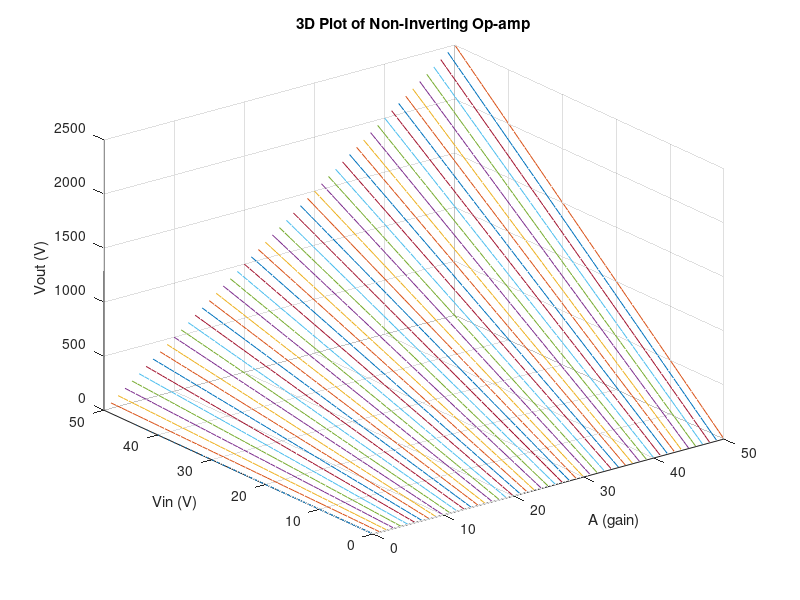

The MATLAB script that drew this image:
% A 3D graph for non-inverting Op-amp
A=0:1:50; %1+R_2/R_1
Vin=0:1:50;
[A_grid, Vin_grid] = meshgrid(A, Vin);
Vout = A_grid .* Vin_grid;
plot3(A_grid, Vin_grid, Vout);
xlabel('A (gain)');
ylabel('Vin (V)');
zlabel('Vout (V)');
title('3D Plot of Non-Inverting Op-amp');
grid on;